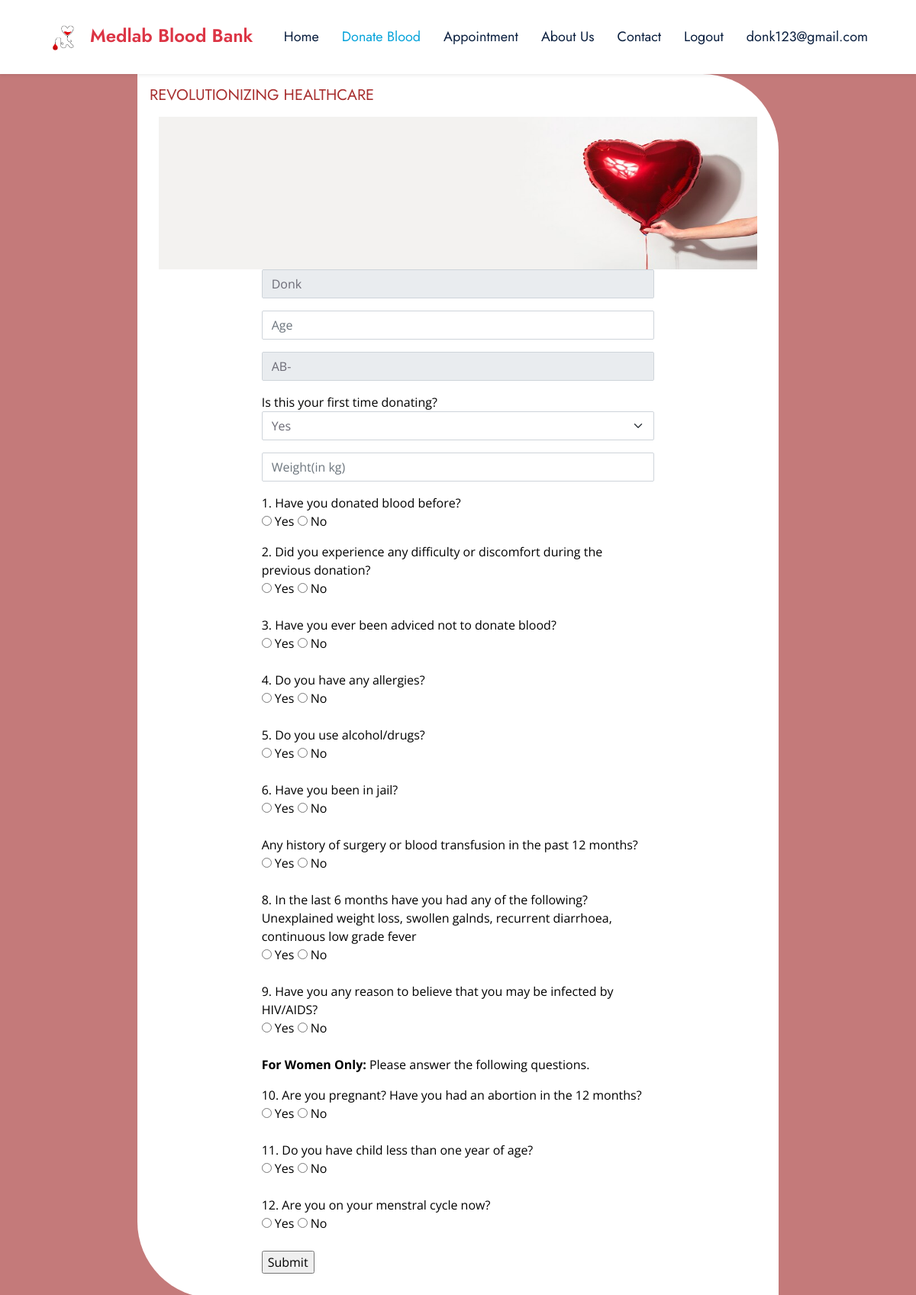
Page /donatenow (signed in) on the committed database.
### website/models.py (models this page shows, shortened)
class CustomUser(AbstractUser):
    DONOR = 1
    HOSPITAL = 2
    STAFF = 3
    REGISTEREDDONOR = 4
    ROLE_CHOICE = (
        (DONOR, 'DONOR'),
        (HOSPITAL, 'HOSPITAL'),
        (STAFF, 'STAFF'),
        (REGISTEREDDONOR, 'REGISTEREDDONOR'),
    )
    username=None
    first_name = None
    last_name = None
    USERNAME_FIELD = 'email'
    email = models.EmailField(max_length=100, unique=True)
    phone = models.CharField(max_length=12, blank=True)
    password = models.CharField(max_length=128)
    role = models.IntegerField(choices=ROLE_CHOICE,default='1')
    is_admin = models.BooleanField(default=False)
    is_staff = models.BooleanField(default=False)
    is_active = models.BooleanField(default=True)
    is_superadmin = models.BooleanField(default=False)
    REQUIRED_FIELDS = ['phone']
    objects = UserManager()

class Donor(models.Model):
    user = models.OneToOneField(CustomUser, on_delete=models.CASCADE, null=True)
    full_name = models.CharField(max_length=100)
    email = models.EmailField(unique=True)
    phone = models.CharField(max_length=15)
    blood_group = models.CharField(max_length=5)
    place = models.CharField(max_length=100)
    id_proof = models.FileField(upload_to='id_proofs/', null=True, blank=True)
    timestamp = models.DateTimeField(default=timezone.now)
    def __str__(self):
        return self.full_name

### website/views.py (the view)
# urls.py: path('donatenow',donatenow, name='donatenow'),
def donatenow(request):
    if request.user.is_authenticated and request.user.role == CustomUser.REGISTEREDDONOR:
        donor = Donor.objects.get(user=request.user)
        print(donor)
        last_submission = DonorResponse.objects.filter(user=request.user).order_by('-timestamp').first()
        if last_submission and (timezone.now() - last_submission.timestamp) < timedelta(days=3):
            return render(request, 'waitforemail.html')  # Replace with your template or redirect
        return render(request, 'donatenow.html', {'donor': donor})
    else:
        return redirect('registerasdonor')

### templates/donatenow.html (shortened to what this page needs)
{% load static %}
<html lang="en">
<head>
    <link href="https://cdnjs.cloudflare.com/ajax/libs/font-awesome/5.10.0/css/all.min.css" rel="stylesheet">
    <link href="https://cdn.jsdelivr.net/npm/bootstrap-icons@1.4.1/font/bootstrap-icons.css" rel="stylesheet">
    <link href="{% static 'lib/owlcarousel/assets/owl.carousel.min.css' %}" rel="stylesheet">
    <link href="{% static 'lib/animate/animate.min.css' %}" rel="stylesheet">
    <link href="{% static 'lib/tempusdominus/css/tempusdominus-bootstrap-4.min.css' %}" rel="stylesheet" />
    <link href="{% static 'lib/twentytwenty/twentytwenty.css' %}" rel="stylesheet" />
    <link href="{% static 'css/bootstrap.min.css' %}" rel="stylesheet">
    <link href="{% static 'css/style.css' %}" rel="stylesheet">
</head>
<body>
    <nav class="navbar navbar-expand-lg bg-white navbar-light shadow-sm px-5 py-3 py-lg-0">
        <a href="index.html" class="navbar-brand p-0">
            <h4 class="m-0 text-danger"><img height="40px" width="70px" src="{% static 'img/logo.png' %}">Medlab Blood Bank</h4>
        </a>
        <div class="collapse navbar-collapse" id="navbarCollapse">
            <div class="navbar-nav ms-auto py-0">
                <a href="{% url 'homebloodbank' %}" class="nav-item nav-link ">Home</a>
                {% if user.is_authenticated %}
                    {% if user.role == user.REGISTEREDDONOR %}
                        <a href="#" class="nav-item nav-link active">Donate Blood</a>
                    {% else %}
                        <a href="{% url 'registerasdonor' %}" class="nav-item nav-link active">Donate Blood</a>
                    {% endif %}
                <a href="{% url 'campschedulesfordonor' %}" class="nav-item nav-link">Appointment</a>
                {% endif %}
                <a href="{% url 'about' %}" class="nav-item nav-link">About Us</a>
                <a href="{% url 'contact' %}" class="nav-item nav-link">Contact</a>
                {% if user.is_authenticated %}
                <a class="nav-item nav-link" href="{% url 'loggout' %}">Logout</a>
                <a href="#" class="nav-item nav-link">{{user.email}}</a>
                {% endif %}
            </div>
        </div>
    </nav>
    <div class="container-fluid p-0">
                        <div class="p-6" style="max-width: 100%; background-color:#c47a7a; color:black">
                            <div class="p-3" style="max-width: 70%; background-color:white; color:black; margin-left:180px;border-radius:0px 100px 0px 100px">
                                <h5 id="h5donate" class="text-uppercase mb-3 animated slideInDown">Revolutionizing Healthcare</h5>
                                <div class="container py-10">
                                    <img class="w-100 h-25" src="{% static 'img/bg7.jpg' %}" alt="Image">
                                    <div class="row justify-content-center">
                                        <div class="col-md-8">
                                                <form action="{% url 'registereddonorresponse' %}" method="post" class="animated slideInUp" id="questionsForm">
                                                    <div class="mb-3">
                                                        <input type="text" class="form-control"  name="name" placeholder="Full Name"  value={{ donor.full_name }} required readonly>
                                                    </div>
                                                    <div class="mb-3">
                                                        <input type="text" id="age" name="age" class="form-control"  placeholder="Age" required>
                                                    </div>
                                                    <div class="mb-3">
                                                        <select id="bloodType" name="bloodType" class="form-control" required>
                                                            <option value="AB-" {% if donor.blood_group == "AB-" %}selected{% endif %}>AB-</option>
                                                        </select>
                                                    </div>
                                                    <div class="mb-3">
                                                        <label for="isFirstTime">Is this your first time donating?</label>
                                                        <select id="isFirstTime" name="isFirstTime" class="form-select" required>
                                                            <option value="yes">Yes</option>
                                                        </select>
                                                    </div>
                                                    <div class="mb-3">
                                                        <input type="number" id="weight" name="weight" class="form-control" placeholder="Weight(in kg)" required>
                                                    </div>
                                                    <div class="mb-3">
                                                        <label for="donorHistory">1. Have you donated blood before?</label><br>
                                                        <input type="radio" id="yesDonor" name="donorHistory" value="yes" required>
                                                        <label for="yesDonor">Yes</label>
                                                        <input type="radio" id="noDonor" name="donorHistory" value="no" required>
                                                        <label for="noDonor">No</label><br>
                                                    </div>
                                                    <label for="difficulty">2. Did you experience any difficulty or discomfort during the previous donation?</label><br>
                                                    <input type="radio" id="yesDifficulty" name="difficulty" value="yes" required>
                                                    <label for="yesDifficulty">Yes</label>
                                                    <input type="radio" id="noDifficulty" name="difficulty" value="no" required>
                                                    <label for="noDifficulty">No</label><br><br>
                                                    <label for="donated">3. Have you ever been adviced not to donate blood?</label><br>
                                                    <input type="radio" id="yesDonated" name="donated" value="yes" required>
                                                    <label for="yesDonated">Yes</label>
                                                    <input type="radio" id="noDonated" name="donated" value="no" required>
                                                    <label for="noDonated">No</label><br><br>
                                                    <label for="allergies">4. Do you have any allergies?</label><br>
                                                    <input type="radio" id="yesAllergies" name="allergies" value="yes" required>
                                                    <label for="yesAllergies">Yes</label>
                                                    <input type="radio" id="noAllergies" name="allergies" value="no" required>
                                                    <label for="noAllergies">No</label><br><br>
                                                    <label for="alcohol">5. Do you use alcohol/drugs?</label><br>
                                                    <input type="radio" id="yesAlcohol" name="alcohol" value="yes" required>
                                                    <label for="yesAlcohol">Yes</label>
                                                    <input type="radio" id="noAlcohol" name="alcohol" value="no" required>
                                                    <label for="noAlcohol">No</label><br><br>
                                                    <label for="jail">6. Have you been in jail?</label><br>
                                                    <input type="radio" id="yesJail" name="jail" value="yes" required>
                                                    <label for="yesJail">Yes</label>
                                                    <input type="radio" id="noJail" name="jail" value="no" required>
                                                    <label for="noJail">No</label><br><br>
                                                    <label for="surgery"7. >Any history of surgery or blood transfusion in the past 12 months?</label><br>
                                                    <input type="radio" id="yesSurgery" name="surgery" value="yes" required>
                                                    <label for="yesSurgery">Yes</label>
                                                    <input type="radio" id="noSurgery" name="surgery" value="no" required>
                                                    <label for="noSurgery">No</label><br><br>
                                                    <label for="diseased">8. In the last 6 months have you had any of the following?<br>
                                                    Unexplained weight loss, swollen galnds, recurrent diarrhoea, continuous low grade fever
                                                    </label><br>
                                                    <input type="radio" id="yesDiseased" name="diseased" value="yes" required>
                                                    <label for="yesDiseased">Yes</label>
                                                    <input type="radio" id="noDiseased" name="diseased" value="no" required>
                                                    <label for="noDiseased">No</label><br><br>
                                                    <label for="hivaids">9. Have you any reason to believe that you may be infected by HIV/AIDS?</label><br>
                                                    <input type="radio" id="yesHivaids" name="hivaids" value="yes" required>
                                                    <label for="yesHivaids">Yes</label>
                                                    <input type="radio" id="noHivaids" name="hivaids" value="no" required>
                                                    <label for="noHivaids">No</label><br><br>
                                                    <p><strong>For Women Only:</strong> Please answer the following questions.</p>
                                                    <label for="pregnant">10. Are you pregnant? Have you had an abortion in the 12 months?</label><br>
                                                    <input type="radio" id="yesPregnant" name="pregnant" value="yes">
                                                    <label for="yesPregnant">Yes</label>
                                                    <input type="radio" id="noPregnant" name="pregnant" value="no">
                                                    <label for="noPregnant">No</label><br><br>
                                                    <label for="child">11. Do you have child less than one year of age?</label><br>
                                                    <input type="radio" id="yesChild" name="child" value="yes">
                                                    <label for="yesChild">Yes</label>
                                                    <input type="radio" id="noChild" name="child" value="no">
                                                    <label for="noChild">No</label><br><br>
                                                    <label for="feelgood">12. Are you on your menstral cycle now?</label><br>
                                                    <input type="radio" id="yesFeelgood" name="feelgood" value="yes">
                                                    <label for="yesFeelgood">Yes</label>
                                                    <input type="radio" id="noFeelgood" name="feelgood" value="no">
                                                    <label for="noDonor">No</label><br><br>
                                                    <input type="submit" value="Submit">
                                                </form>
                                        </div>
                                    </div>
                                </div>
                            </div>
                        </div>
    </div>
</body>
</html>

### static/css/style.css (style rules this page uses)
:root { --primary: #06A3DA; --secondary: #F57E57; --light: #EEF9FF; --dark: #091E3E; --medium:#a82f2f; }
h3, h4, .font-weight-semi-bold { font-weight: 600 !important; }
#h5donate { justify-content: center; color: #a82f2f; }
h5, h6, .font-weight-medium { font-weight: 400 !important; }
.navbar-light .navbar-nav .nav-link { font-family: 'Jost', sans-serif; padding: 35px 15px; font-size: 18px; color: var(--dark); outline: none; transition: .5s; }
.navbar-light .navbar-nav .nav-link:hover, .navbar-light .navbar-nav .nav-link.active { color: var(--primary); }

### rows in the picture
CustomUser: email "donk123@gmail.com"
Donor: name "Donk", bloodType "AB-"
